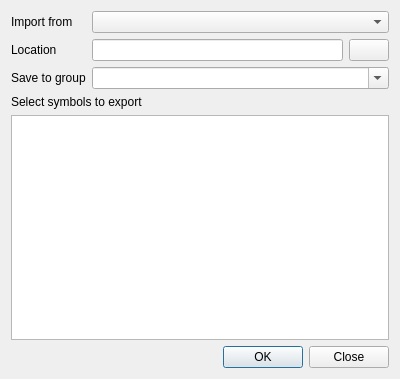
<?xml version="1.0" encoding="UTF-8"?>
<ui version="4.0">
 <class>StyleV2ExportImportDialogBase</class>
 <widget class="QDialog" name="StyleV2ExportImportDialogBase">
  <property name="geometry">
   <rect>
    <x>0</x>
    <y>0</y>
    <width>400</width>
    <height>379</height>
   </rect>
  </property>
  <property name="windowTitle">
   <string>Styles import/export</string>
  </property>
  <layout class="QGridLayout" name="gridLayout_2">
   <item row="0" column="0">
    <layout class="QGridLayout" name="gridLayout">
     <item row="0" column="0">
      <widget class="QLabel" name="fromLabel">
       <property name="text">
        <string>Import from</string>
       </property>
      </widget>
     </item>
     <item row="0" column="1" colspan="2">
      <widget class="QComboBox" name="importTypeCombo"/>
     </item>
     <item row="1" column="0">
      <widget class="QLabel" name="locationLabel">
       <property name="text">
        <string>Location</string>
       </property>
      </widget>
     </item>
     <item row="1" column="1">
      <widget class="QLineEdit" name="locationLineEdit"/>
     </item>
     <item row="1" column="2">
      <widget class="QPushButton" name="btnBrowse">
       <property name="text">
        <string/>
       </property>
      </widget>
     </item>
     <item row="2" column="0">
      <widget class="QLabel" name="groupLabel">
       <property name="text">
        <string>Save to group</string>
       </property>
      </widget>
     </item>
     <item row="2" column="1" colspan="2">
      <widget class="QComboBox" name="groupCombo">
       <property name="editable">
        <bool>true</bool>
       </property>
      </widget>
     </item>
    </layout>
   </item>
   <item row="1" column="0">
    <widget class="QLabel" name="label">
     <property name="text">
      <string>Select symbols to export</string>
     </property>
    </widget>
   </item>
   <item row="2" column="0">
    <widget class="QListView" name="listItems">
     <property name="sizePolicy">
      <sizepolicy hsizetype="Expanding" vsizetype="Expanding">
       <horstretch>0</horstretch>
       <verstretch>3</verstretch>
      </sizepolicy>
     </property>
     <property name="editTriggers">
      <set>QAbstractItemView::EditKeyPressed|QAbstractItemView::SelectedClicked</set>
     </property>
     <property name="selectionMode">
      <enum>QAbstractItemView::ExtendedSelection</enum>
     </property>
     <property name="iconSize">
      <size>
       <width>48</width>
       <height>48</height>
      </size>
     </property>
     <property name="movement">
      <enum>QListView::Static</enum>
     </property>
     <property name="resizeMode">
      <enum>QListView::Adjust</enum>
     </property>
     <property name="spacing">
      <number>5</number>
     </property>
     <property name="viewMode">
      <enum>QListView::IconMode</enum>
     </property>
    </widget>
   </item>
   <item row="3" column="0">
    <widget class="QDialogButtonBox" name="buttonBox">
     <property name="orientation">
      <enum>Qt::Horizontal</enum>
     </property>
     <property name="standardButtons">
      <set>QDialogButtonBox::Close|QDialogButtonBox::Ok</set>
     </property>
    </widget>
   </item>
  </layout>
 </widget>
 <tabstops>
  <tabstop>importTypeCombo</tabstop>
  <tabstop>locationLineEdit</tabstop>
  <tabstop>btnBrowse</tabstop>
  <tabstop>groupCombo</tabstop>
  <tabstop>listItems</tabstop>
  <tabstop>buttonBox</tabstop>
 </tabstops>
 <resources/>
 <connections>
  <connection>
   <sender>buttonBox</sender>
   <signal>accepted()</signal>
   <receiver>StyleV2ExportImportDialogBase</receiver>
   <slot>accept()</slot>
   <hints>
    <hint type="sourcelabel">
     <x>248</x>
     <y>254</y>
    </hint>
    <hint type="destinationlabel">
     <x>157</x>
     <y>274</y>
    </hint>
   </hints>
  </connection>
  <connection>
   <sender>buttonBox</sender>
   <signal>rejected()</signal>
   <receiver>StyleV2ExportImportDialogBase</receiver>
   <slot>reject()</slot>
   <hints>
    <hint type="sourcelabel">
     <x>316</x>
     <y>260</y>
    </hint>
    <hint type="destinationlabel">
     <x>286</x>
     <y>274</y>
    </hint>
   </hints>
  </connection>
 </connections>
</ui>
